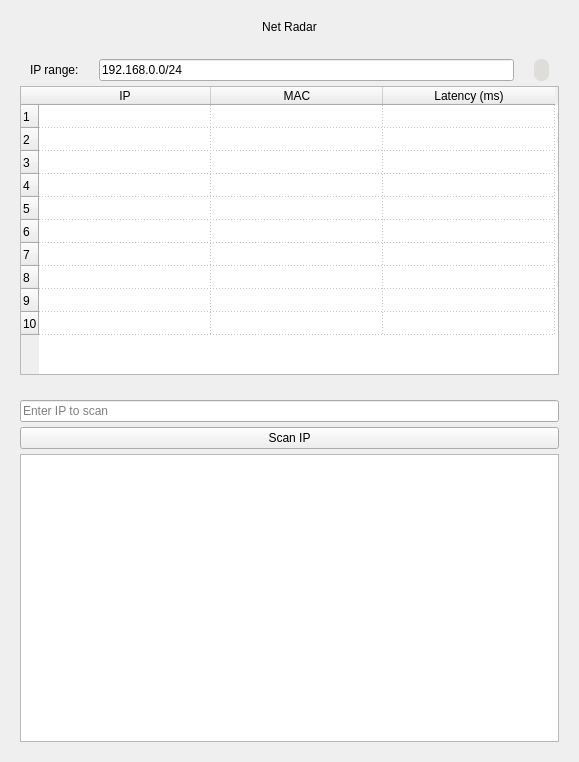
<?xml version="1.0" encoding="UTF-8"?>
<ui version="4.0">
 <class>ScannerGUI</class>
 <widget class="QMainWindow" name="ScannerGUI">
  <property name="geometry">
   <rect>
    <x>0</x>
    <y>0</y>
    <width>579</width>
    <height>762</height>
   </rect>
  </property>
  <property name="windowTitle">
   <string>Network Scanner GUI</string>
  </property>
  <widget class="QWidget" name="centralwidget">
   <layout class="QVBoxLayout" name="verticalLayout">
    <property name="spacing">
     <number>5</number>
    </property>
    <property name="leftMargin">
     <number>20</number>
    </property>
    <property name="topMargin">
     <number>20</number>
    </property>
    <property name="rightMargin">
     <number>20</number>
    </property>
    <property name="bottomMargin">
     <number>20</number>
    </property>
    <item>
     <widget class="QLabel" name="network_label">
      <property name="text">
       <string>Net Radar</string>
      </property>
      <property name="alignment">
       <set>Qt::AlignCenter</set>
      </property>
     </widget>
    </item>
    <item>
     <spacer name="verticalSpacer_2">
      <property name="orientation">
       <enum>Qt::Vertical</enum>
      </property>
      <property name="sizeType">
       <enum>QSizePolicy::Fixed</enum>
      </property>
      <property name="sizeHint" stdset="0">
       <size>
        <width>20</width>
        <height>20</height>
       </size>
      </property>
     </spacer>
    </item>
    <item>
     <layout class="QHBoxLayout" name="horizontalLayout">
      <property name="spacing">
       <number>20</number>
      </property>
      <property name="sizeConstraint">
       <enum>QLayout::SetFixedSize</enum>
      </property>
      <property name="leftMargin">
       <number>10</number>
      </property>
      <property name="topMargin">
       <number>0</number>
      </property>
      <property name="rightMargin">
       <number>10</number>
      </property>
      <item>
       <widget class="QLabel" name="ip_range_label">
        <property name="text">
         <string>IP range:</string>
        </property>
       </widget>
      </item>
      <item>
       <widget class="QLineEdit" name="ip_range">
        <property name="text">
         <string>192.168.0.0/24</string>
        </property>
       </widget>
      </item>
      <item>
       <widget class="QLabel" name="scan_led">
        <property name="styleSheet">
         <string notr="true">background-color: rgb(222, 221, 218);
border-radius: 7px;
min-width: 15px;
min-height: 15px;

</string>
        </property>
        <property name="text">
         <string/>
        </property>
       </widget>
      </item>
     </layout>
    </item>
    <item>
     <widget class="QTableWidget" name="network_table">
      <property name="editTriggers">
       <set>QAbstractItemView::NoEditTriggers</set>
      </property>
      <property name="selectionBehavior">
       <enum>QAbstractItemView::SelectRows</enum>
      </property>
      <property name="showGrid">
       <bool>true</bool>
      </property>
      <property name="gridStyle">
       <enum>Qt::DotLine</enum>
      </property>
      <property name="sortingEnabled">
       <bool>false</bool>
      </property>
      <property name="wordWrap">
       <bool>false</bool>
      </property>
      <property name="cornerButtonEnabled">
       <bool>false</bool>
      </property>
      <property name="rowCount">
       <number>10</number>
      </property>
      <property name="columnCount">
       <number>3</number>
      </property>
      <attribute name="horizontalHeaderVisible">
       <bool>true</bool>
      </attribute>
      <attribute name="horizontalHeaderCascadingSectionResizes">
       <bool>false</bool>
      </attribute>
      <attribute name="horizontalHeaderMinimumSectionSize">
       <number>172</number>
      </attribute>
      <attribute name="horizontalHeaderDefaultSectionSize">
       <number>172</number>
      </attribute>
      <attribute name="horizontalHeaderShowSortIndicator" stdset="0">
       <bool>false</bool>
      </attribute>
      <attribute name="horizontalHeaderStretchLastSection">
       <bool>false</bool>
      </attribute>
      <attribute name="verticalHeaderVisible">
       <bool>true</bool>
      </attribute>
      <attribute name="verticalHeaderCascadingSectionResizes">
       <bool>false</bool>
      </attribute>
      <attribute name="verticalHeaderDefaultSectionSize">
       <number>23</number>
      </attribute>
      <attribute name="verticalHeaderHighlightSections">
       <bool>false</bool>
      </attribute>
      <attribute name="verticalHeaderStretchLastSection">
       <bool>false</bool>
      </attribute>
      <row/>
      <row/>
      <row/>
      <row/>
      <row/>
      <row/>
      <row/>
      <row/>
      <row/>
      <row/>
      <column>
       <property name="text">
        <string>IP</string>
       </property>
      </column>
      <column>
       <property name="text">
        <string>MAC</string>
       </property>
      </column>
      <column>
       <property name="text">
        <string>Latency (ms)</string>
       </property>
      </column>
     </widget>
    </item>
    <item>
     <spacer name="verticalSpacer">
      <property name="orientation">
       <enum>Qt::Vertical</enum>
      </property>
      <property name="sizeType">
       <enum>QSizePolicy::Fixed</enum>
      </property>
      <property name="sizeHint" stdset="0">
       <size>
        <width>20</width>
        <height>20</height>
       </size>
      </property>
     </spacer>
    </item>
    <item>
     <widget class="QLineEdit" name="ip_input">
      <property name="placeholderText">
       <string>Enter IP to scan</string>
      </property>
     </widget>
    </item>
    <item>
     <widget class="QPushButton" name="scan_button">
      <property name="text">
       <string>Scan IP</string>
      </property>
     </widget>
    </item>
    <item>
     <widget class="QTextEdit" name="result_text">
      <property name="readOnly">
       <bool>true</bool>
      </property>
     </widget>
    </item>
   </layout>
  </widget>
 </widget>
 <resources/>
 <connections/>
</ui>
